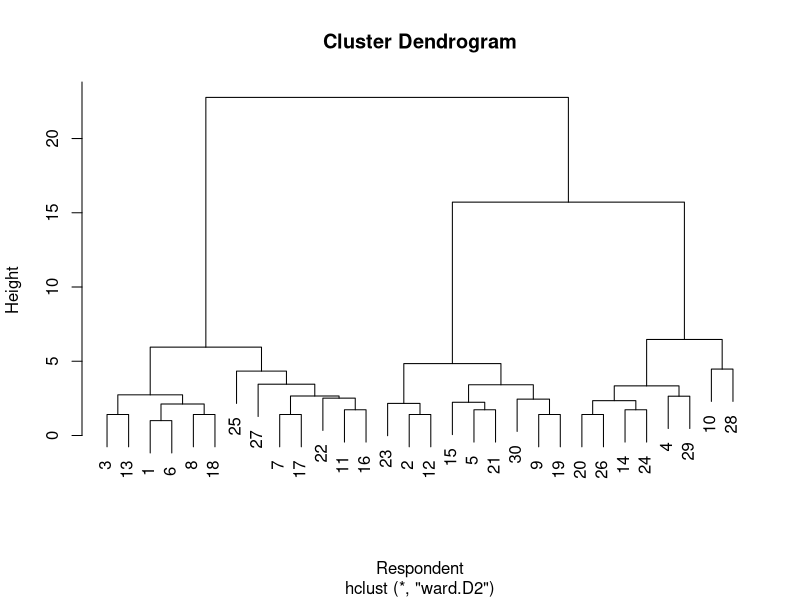
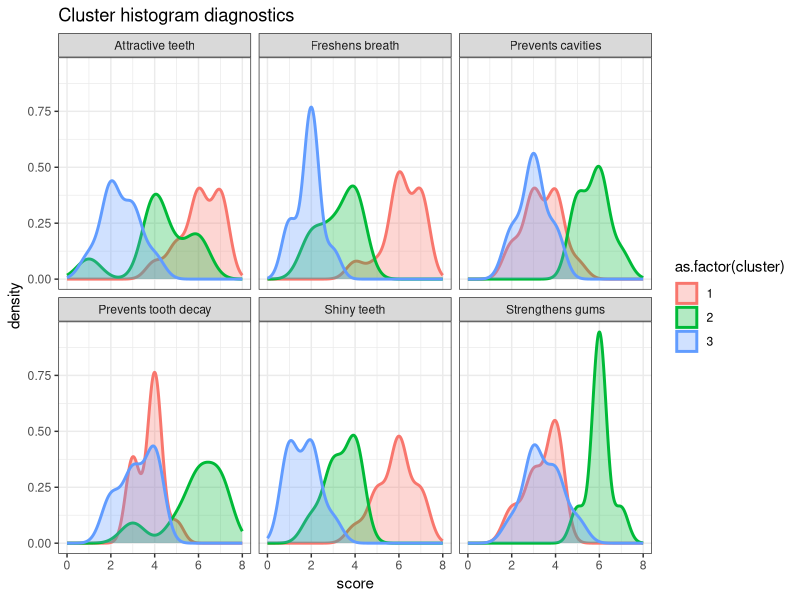
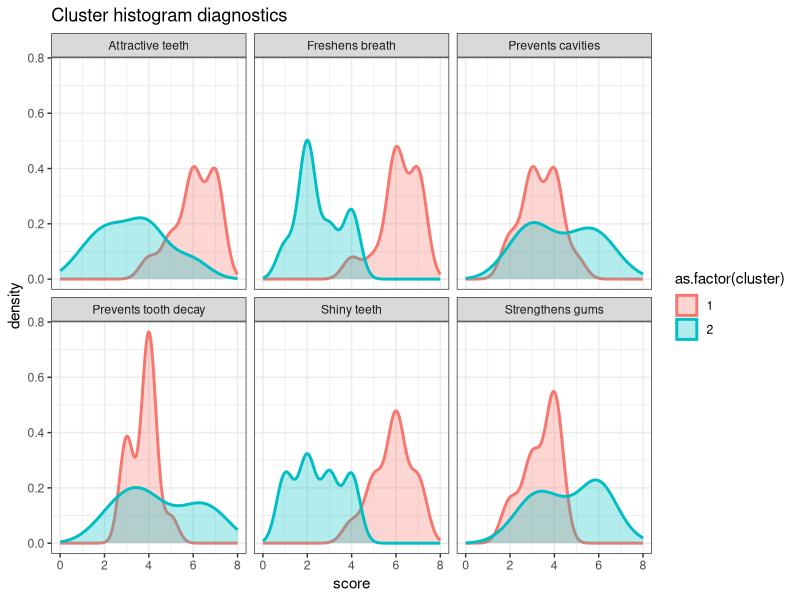
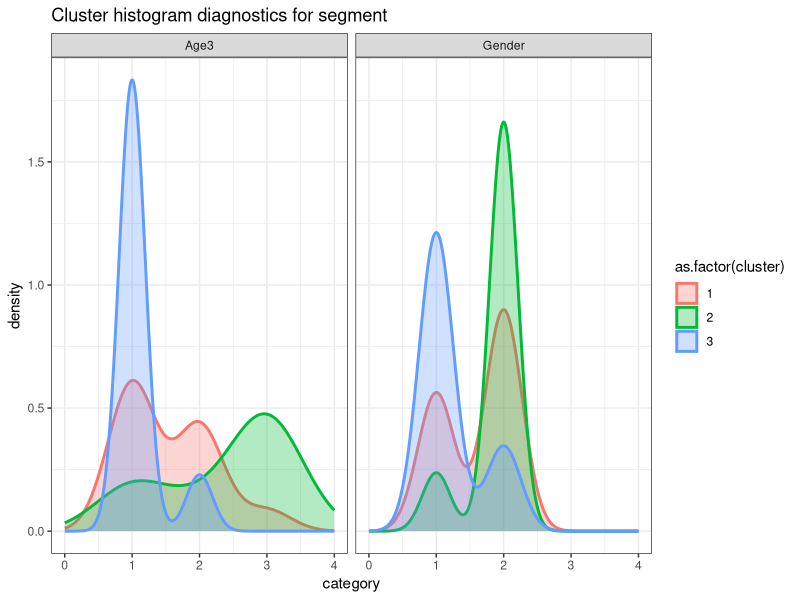

These figures' R source, in order:
## ---- chunk 1
setwd("/Users/Tao/Dropbox/Teaching/BAMA517_Tao/Tutorials")
## ---- chunk 2
library(ggplot2)
library(foreign)
gums <- read.dta("gums.dta")
## ---- chunk 3
# Calculate Euclidian distances between rows, considering factors 1 to 6
d <- dist(gums[, c("V1", "V2", "V3", "V4", "V5", "V6")])
## ---- chunk 4
h <- hclust(d, method = "ward.D2")
## ---- chunk 5
plot(h, xlab = "Respondent")
## ---- chunk 6
z <- scale(gums[, c("V1", "V2", "V3", "V4", "V5", "V6")], center = TRUE, scale = TRUE)
## ---- chunk 7
set.seed(1)
## ---- chunk 8
k <- kmeans(z, centers = 3)
## ---- chunk 9
k$size
## ---- chunk 10
sapply(c("V1", "V2", "V3", "V4", "V5", "V6"), function(n) k$centers[, n]*sd(gums[,n]) + mean(gums[,n]))
## ---- chunk 11
plotdata <- cbind(gums[, c("V1", "V2", "V3", "V4", "V5", "V6")], k$cluster)
## ---- chunk 12
plotdata <- reshape(plotdata, varying = c("V1", "V2", "V3", "V4", "V5", "V6"), v.names = "score", timevar = "benefit", times = c("Shiny teeth", "Prevents cavities", "Freshens breath", "Strengthens gums", "Attractive teeth", "Prevents tooth decay"), direction = "long")

colnames(plotdata)[1] <- "cluster"
## ---- chunk 13
p <- ggplot(data = plotdata)
p <- p + geom_density(aes(x = score, colour = as.factor(cluster), fill = as.factor(cluster)), size = 1, alpha = 0.3)
p <- p + facet_wrap(~ benefit, ncol = 3)
p <- p + labs(title = "Cluster histogram diagnostics")
p <- p + xlim(c(0,8))
p <- p + theme_bw()
p
## ---- chunk 14
k2 <- kmeans(z, centers = 2)
## ---- chunk 15
k2$size
## ---- chunk 16
sapply(c("V1", "V2", "V3", "V4", "V5", "V6"), function(n) k2$centers[, n]*sd(gums[,n]) + mean(gums[,n]))
## ---- chunk 17
plotdata2 <- cbind(gums[, c("V1", "V2", "V3", "V4", "V5", "V6")], k2$cluster)
## ---- chunk 18
plotdata2 <- reshape(plotdata2, varying = c("V1", "V2", "V3", "V4", "V5", "V6"), v.names = "score", timevar = "benefit", times = c("Shiny teeth", "Prevents cavities", "Freshens breath", "Strengthens gums", "Attractive teeth", "Prevents tooth decay"), direction = "long")

colnames(plotdata2)[1] <- "cluster"
## ---- chunk 19
p2 <- ggplot(data = plotdata2)
p2 <- p2 + geom_density(aes(x = score, colour = as.factor(cluster), fill = as.factor(cluster)), size = 1, alpha = 0.3)
p2 <- p2 + facet_wrap(~ benefit, ncol = 3)
p2 <- p2 + labs(title = "Cluster histogram diagnostics")
p2 <- p2 + xlim(c(0,8))
p2 <- p2 + theme_bw()
p2
## ---- chunk 20
gums$gender2 <- 1 # initiate with all males
gums$gender2[which(gums$gender == "female")] <- 2 # correct values for females
## ---- chunk 21
plotdata3 <- cbind(gums[, c("gender2", "age3")], k$cluster)
## ---- chunk 22
plotdata3 <- reshape(plotdata3, varying = c("gender2", "age3"), v.names = "category", timevar = "characteristic", times = c("Gender", "Age3"), direction = "long")

colnames(plotdata3)[1] <- "cluster"
## ---- chunk 23
p3 <- ggplot(data = plotdata3)
p3 <- p3 + geom_density(aes(x = category, colour = as.factor(cluster), fill = as.factor(cluster)), size = 1, alpha = 0.3)
p3 <- p3 + facet_wrap(~ characteristic, ncol = 2)
p3 <- p3 + labs(title = "Cluster histogram diagnostics for segment")
p3 <- p3 + xlim(c(0,4))
p3 <- p3 + theme_bw()
p3
## ---- chunk 24
gums <- cbind(gums, cluster = k$cluster)
## ---- chunk 25
gums$segment <- ""
for(i in 1:nrow(gums)){
  
  if (gums$cluster[i] == 1) {
    gums$segment[i] <- "healthy"
  } else if (gums$cluster[i] == 2) {
    gums$segment[i] <- "cosmetic"
  } else {
    gums$segment[i] <- "casual"
  }
  
}
## ---- chunk 26
gums$segment <- "healthy" # initiate all values with first cluster
gums$segment[which(k$cluster == 2)] <- "cosmetic"
gums$segment[which(k$cluster == 3)] <- "casual"
## ---- chunk 27
library(dplyr)
gums <- gums %>% mutate(segment = case_when(cluster == 1 ~ "healthy", cluster == 2 ~ "cosmetic", TRUE ~ "casual"))
## ---- chunk 28
library(gmodels)
CrossTable(x = gums$segment, y = gums$gender, expected = TRUE, prop.r = FALSE, prop.c = FALSE, prop.t = FALSE)
